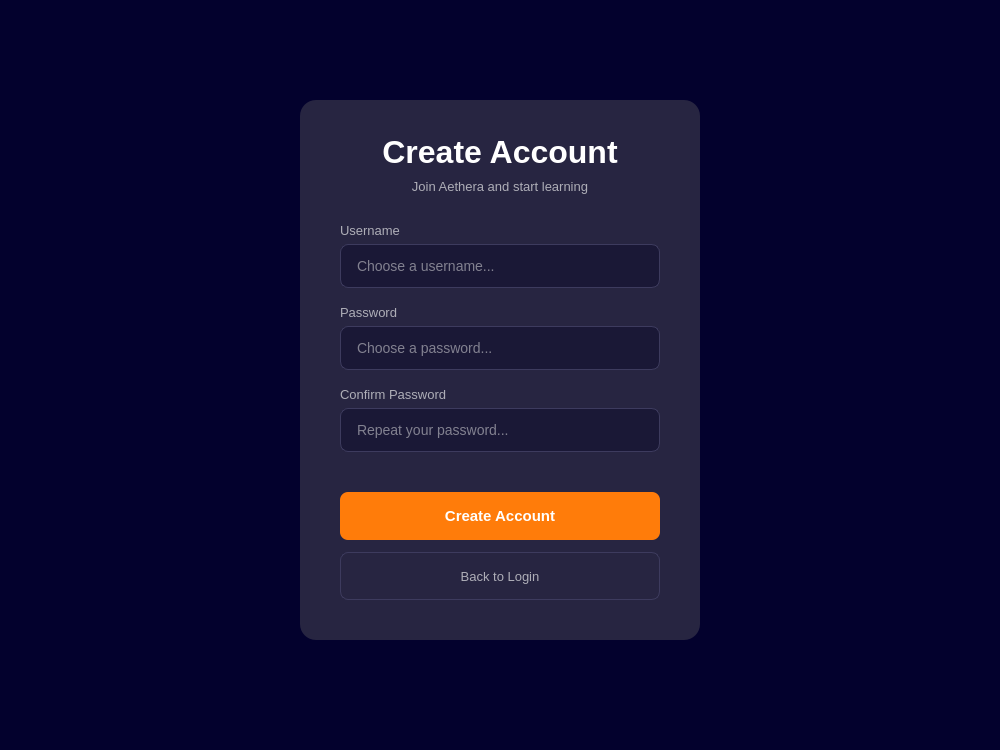
<?xml version="1.0" encoding="UTF-8"?>
<ui version="4.0">
 <class>Register</class>
 <widget class="QMainWindow" name="Register">
  <property name="geometry">
   <rect>
    <x>0</x>
    <y>0</y>
    <width>1000</width>
    <height>750</height>
   </rect>
  </property>
  <property name="minimumSize">
   <size>
    <width>1000</width>
    <height>750</height>
   </size>
  </property>
  <property name="maximumSize">
   <size>
    <width>1000</width>
    <height>750</height>
   </size>
  </property>
  <property name="windowTitle">
   <string>Aethera — Create Account</string>
  </property>
  <widget class="QWidget" name="centralwidget">
   <property name="styleSheet">
    <string notr="true">
QWidget#centralwidget {
    background-color: #03012D;
}
QWidget#card {
    background-color: #272541;
    border-radius: 16px;
}
QLabel#labelTitle {
    color: #FFFFFF;
    font-size: 32px;
    font-weight: bold;
}
QLabel#labelSubtitle {
    color: #AEAEB7;
    font-size: 13px;
}
QLabel#labelUsername,
QLabel#labelPassword,
QLabel#labelConfirm {
    color: #AEAEB7;
    font-size: 13px;
}
QLineEdit#inputUsername,
QLineEdit#inputPassword,
QLineEdit#inputConfirm {
    background-color: #1A1836;
    color: #EAEAEA;
    font-size: 14px;
    border: 1px solid #3D3B5E;
    border-radius: 8px;
    padding: 10px 14px;
}
QLineEdit#inputUsername:focus,
QLineEdit#inputPassword:focus,
QLineEdit#inputConfirm:focus {
    border: 1px solid #FF7C0A;
}
QPushButton#buttonCreate {
    background-color: #FF7C0A;
    color: #FFFFFF;
    font-size: 15px;
    font-weight: bold;
    border: none;
    border-radius: 8px;
    padding: 12px;
}
QPushButton#buttonCreate:hover {
    background-color: #e06e08;
}
QPushButton#buttonBack {
    background-color: transparent;
    color: #AEAEB7;
    font-size: 13px;
    border: 1px solid #3D3B5E;
    border-radius: 8px;
    padding: 12px;
}
QPushButton#buttonBack:hover {
    background-color: #302F4B;
    color: #FFFFFF;
}
QLabel#labelError {
    color: #FF6B6B;
    font-size: 12px;
}
QLabel#labelSuccess {
    color: #00D4AA;
    font-size: 12px;
}
    </string>
   </property>

   <widget class="QWidget" name="card">
    <property name="geometry">
     <rect>
      <x>300</x>
      <y>100</y>
      <width>400</width>
      <height>540</height>
     </rect>
    </property>

    <widget class="QLabel" name="labelTitle">
     <property name="geometry">
      <rect>
       <x>0</x>
       <y>30</y>
       <width>400</width>
       <height>44</height>
      </rect>
     </property>
     <property name="text">
      <string>Create Account</string>
     </property>
     <property name="alignment">
      <set>Qt::AlignCenter</set>
     </property>
    </widget>

    <widget class="QLabel" name="labelSubtitle">
     <property name="geometry">
      <rect>
       <x>0</x>
       <y>76</y>
       <width>400</width>
       <height>20</height>
      </rect>
     </property>
     <property name="text">
      <string>Join Aethera and start learning</string>
     </property>
     <property name="alignment">
      <set>Qt::AlignCenter</set>
     </property>
    </widget>

    <widget class="QLabel" name="labelUsername">
     <property name="geometry">
      <rect>
       <x>40</x>
       <y>120</y>
       <width>320</width>
       <height>20</height>
      </rect>
     </property>
     <property name="text">
      <string>Username</string>
     </property>
    </widget>
    <widget class="QLineEdit" name="inputUsername">
     <property name="geometry">
      <rect>
       <x>40</x>
       <y>144</y>
       <width>320</width>
       <height>44</height>
      </rect>
     </property>
     <property name="placeholderText">
      <string>Choose a username...</string>
     </property>
    </widget>

    <widget class="QLabel" name="labelPassword">
     <property name="geometry">
      <rect>
       <x>40</x>
       <y>202</y>
       <width>320</width>
       <height>20</height>
      </rect>
     </property>
     <property name="text">
      <string>Password</string>
     </property>
    </widget>
    <widget class="QLineEdit" name="inputPassword">
     <property name="geometry">
      <rect>
       <x>40</x>
       <y>226</y>
       <width>320</width>
       <height>44</height>
      </rect>
     </property>
     <property name="placeholderText">
      <string>Choose a password...</string>
     </property>
     <property name="echoMode">
      <enum>QLineEdit::Password</enum>
     </property>
    </widget>

    <widget class="QLabel" name="labelConfirm">
     <property name="geometry">
      <rect>
       <x>40</x>
       <y>284</y>
       <width>320</width>
       <height>20</height>
      </rect>
     </property>
     <property name="text">
      <string>Confirm Password</string>
     </property>
    </widget>
    <widget class="QLineEdit" name="inputConfirm">
     <property name="geometry">
      <rect>
       <x>40</x>
       <y>308</y>
       <width>320</width>
       <height>44</height>
      </rect>
     </property>
     <property name="placeholderText">
      <string>Repeat your password...</string>
     </property>
     <property name="echoMode">
      <enum>QLineEdit::Password</enum>
     </property>
    </widget>

    <widget class="QLabel" name="labelError">
     <property name="geometry">
      <rect>
       <x>40</x>
       <y>362</y>
       <width>320</width>
       <height>20</height>
      </rect>
     </property>
     <property name="text">
      <string></string>
     </property>
    </widget>
    <widget class="QLabel" name="labelSuccess">
     <property name="geometry">
      <rect>
       <x>40</x>
       <y>362</y>
       <width>320</width>
       <height>20</height>
      </rect>
     </property>
     <property name="text">
      <string></string>
     </property>
    </widget>

    <widget class="QPushButton" name="buttonCreate">
     <property name="geometry">
      <rect>
       <x>40</x>
       <y>392</y>
       <width>320</width>
       <height>48</height>
      </rect>
     </property>
     <property name="text">
      <string>Create Account</string>
     </property>
    </widget>

    <widget class="QPushButton" name="buttonBack">
     <property name="geometry">
      <rect>
       <x>40</x>
       <y>452</y>
       <width>320</width>
       <height>48</height>
      </rect>
     </property>
     <property name="text">
      <string>Back to Login</string>
     </property>
    </widget>

   </widget>
  </widget>
 </widget>
 <resources/>
 <connections/>
</ui>
